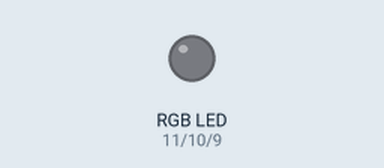
A sketch run on a simulated Arduino Uno, built with avr-gcc and run on an emulated ATmega328P. Shown: an RGB LED mixed from three pins (HIGH = lit). Dim RGB values are drawn brighter than linear.

Above: at 0.05 s.
At 1.0 s:
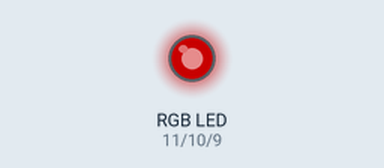
At 2.0 s:
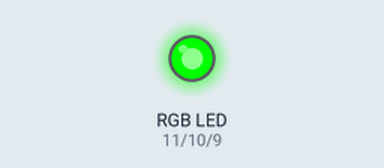
At 2.5 s:
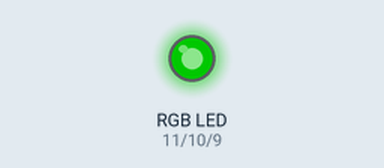
At 3.05 s:
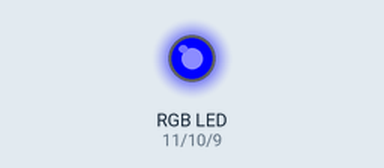
At 4.0 s:
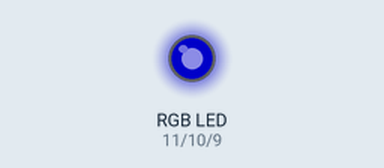
Timing chart, 0 to 5.9 s (numbered marks = the images above):
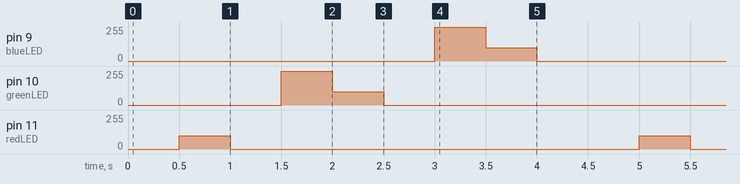

Measured:
- by itself, pin 9 (blueLED), pin 10 (greenLED): repeats every 4.5 s: 100/255 0.50 s, 0/255 3.5 s, 255/255 0.50 s
- by itself, pin 11 (redLED): alternates 100/255 for 0.50 s and 0/255 for 4.0 s

The sketch:

3-3_utilizing_analogwrite-K3v-07.ino
```cpp
int redLED = 11;
int greenLED = 10;
int blueLED = 9;

void setup(){
  // Initialize pins as output devices
  pinMode(redLED,OUTPUT );
  pinMode(greenLED,OUTPUT );
  pinMode(blueLED,OUTPUT );
}

void loop(){
  // Red LED cycle
  analogWrite(redLED,256 );
  delay(500);
  analogWrite(redLED, 100);
  delay(500);// 40% power
  analogWrite(redLED,0 );
  delay(500);// no power

  // Green LED cycle
  analogWrite(greenLED,256 );
  delay(500);// full power
  analogWrite(greenLED, 100);
  delay(500);// 40% power
  analogWrite(greenLED,0 );
  delay(500);// no power
  // Blue LED cycle
  analogWrite(blueLED,256 );
  delay(500);// full power
  analogWrite(blueLED, 100);
  delay(500);// 40% power
  analogWrite(blueLED,0 );
  delay(500);// no power
}
```
